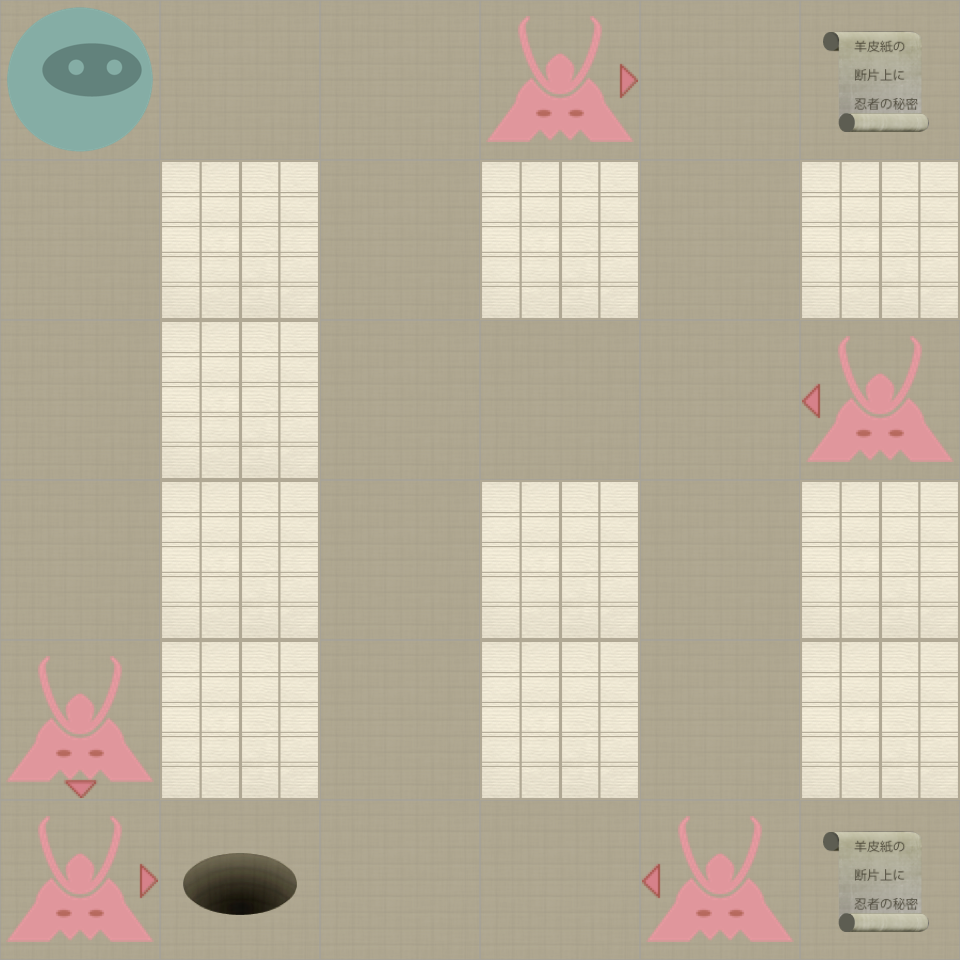

This game map was drawn from its Tiled (.tmx) file and the tilesets committed beside it. A one-line description and the trimmed map source follow:
An orthogonal 6x6 tile map with 160x160 px tiles, 2 tile layers (Level, Actors).

<map version="1.0" orientation="orthogonal" width="6" height="6" tilewidth="160" tileheight="160">
 <properties>
  <property name="moves" value="10" />
 </properties>
 <tileset firstgid="1" name="tiles" tilewidth="160" tileheight="160" spacing="2" margin="2">
  <image source="tiles-ipadhd.png" width="1024" height="1024" />
  <tile id="0">
   <properties>
    <property name="actor" value="exit" />
   </properties>
  </tile>
  <tile id="2">
   <properties>
    <property name="actor" value="guard" />
    <property name="direction" value="down" />
   </properties>
  </tile>
  <tile id="3">
   <properties>
    <property name="actor" value="guard" />
    <property name="direction" value="left" />
   </properties>
  </tile>
  <tile id="4">
   <properties>
    <property name="actor" value="guard" />
    <property name="direction" value="right" />
   </properties>
  </tile>
  <tile id="5">
   <properties>
    <property name="actor" value="guard" />
    <property name="direction" value="up" />
   </properties>
  </tile>
  <tile id="7">
   <properties>
    <property name="actor" value="player" />
   </properties>
  </tile>
  <tile id="8">
   <properties>
    <property name="actor" value="scroll" />
   </properties>
  </tile>
  <tile id="9">
   <properties>
    <property name="wall" value="1" />
   </properties>
  </tile>
 </tileset>
 <layer name="Level" width="6" height="6">
  <data>[36 cells, 36 non-empty, 2 distinct tile ids]</data>
 </layer>
 <layer name="Actors" width="6" height="6">
  <data>[36 cells, 9 non-empty, 6 distinct tile ids]</data>
 </layer>
</map>
